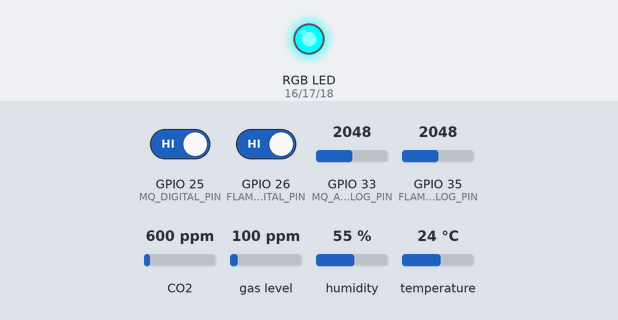
Bench run of a sketch on a simulated ESP32. Parts: an RGB LED mixed from three pins (HIGH = lit). The inputs (shaded band) are chosen by the test bench; at power-on: GPIO 25 (MQ_DIGITAL_PIN) HIGH, GPIO 26 (FLAME_DIGITAL_PIN) HIGH, GPIO 33 (MQ_ANALOG_PIN) = 2048, GPIO 35 (FLAME_ANALOG_PIN) = 2048, CO2 600 ppm, gas level 100 ppm, humidity 55 %, temperature 24 °C (analog values on the 0–4095 scale). What the sketch prints to the serial monitor is not drawn.

Above: at 3.2 s.
3.3 s: GPIO 25 (MQ_DIGITAL_PIN) driven LOW
At 13.3 s:
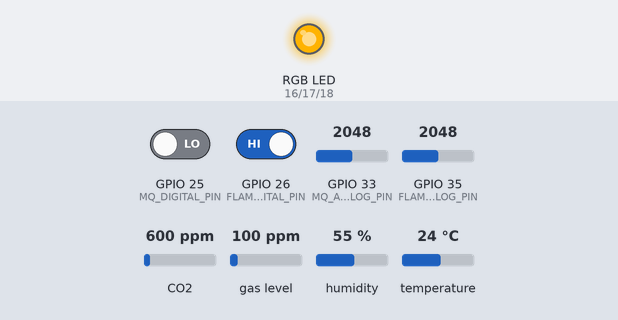
13.6 s: GPIO 25 (MQ_DIGITAL_PIN) driven HIGH
At 22.9 s:
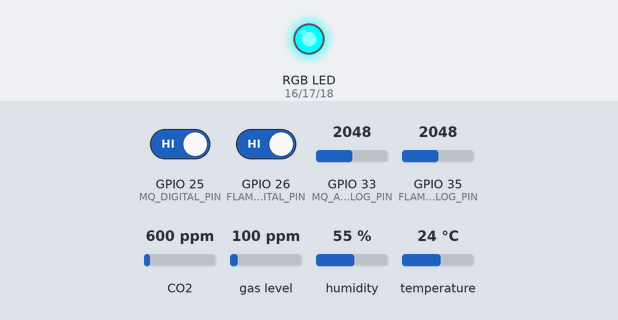
23.6 s: GPIO 26 (FLAME_DIGITAL_PIN) driven LOW
At 32.5 s:
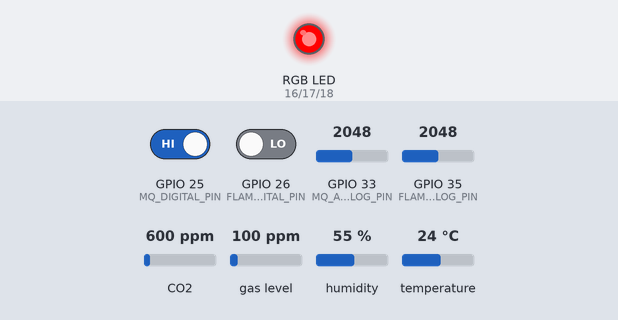
43.7 s: GPIO 26 (FLAME_DIGITAL_PIN) driven HIGH
At 52.9 s:
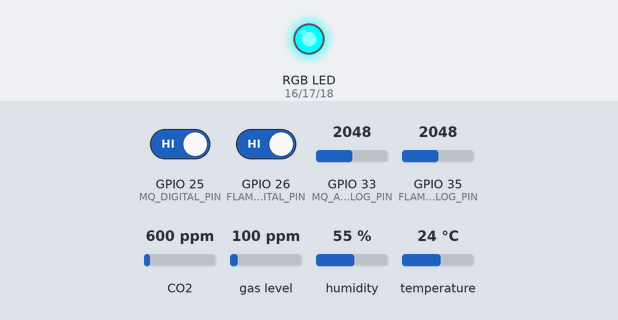
Timing chart, 0 to 54.4 s (numbered marks = the images above; inputs shaded):
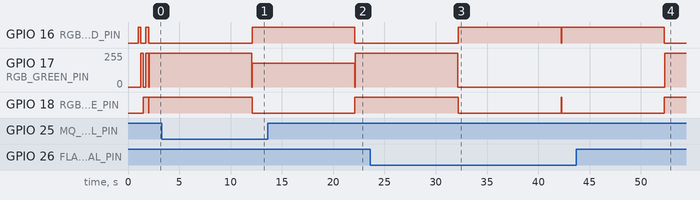

The sketch:

k_series.ino
```cpp
#include <Arduino.h>
#include <WiFi.h>
#include <HTTPClient.h>
#include <Wire.h>
#include <DHT.h>
#include <Adafruit_SGP30.h>

#if __has_include("config.h")
#include "config.h"
#define SMART_HOME_HAS_CONFIG 1
#else
#define SMART_HOME_HAS_CONFIG 0
#define WIFI_SSID ""
#define WIFI_PASSWORD ""
#define API_URL ""
#define DEVICE_API_TOKEN ""
#define DEVICE_ID "k-series-001"
#endif

#ifndef DEVICE_ID
#define DEVICE_ID "k-series-001"
#endif

const char *SERIES_KEY = "k_series";
const char *FIRMWARE_VERSION = "0.3.0";

constexpr uint8_t DHT_PIN = 4;
constexpr uint8_t DHT_TYPE = DHT22;
constexpr uint8_t I2C_SDA_PIN = 21;
constexpr uint8_t I2C_SCL_PIN = 22;
constexpr uint8_t MQ_ANALOG_PIN = 33;
constexpr uint8_t MQ_DIGITAL_PIN = 25;
constexpr uint8_t FLAME_ANALOG_PIN = 35;
constexpr uint8_t FLAME_DIGITAL_PIN = 26;
constexpr uint8_t RGB_RED_PIN = 16;
constexpr uint8_t RGB_GREEN_PIN = 17;
constexpr uint8_t RGB_BLUE_PIN = 18;
constexpr bool RGB_COMMON_ANODE = false;
constexpr uint8_t RED_CHANNEL = 0;
constexpr uint8_t GREEN_CHANNEL = 1;
constexpr uint8_t BLUE_CHANNEL = 2;
constexpr uint32_t PWM_FREQUENCY = 5000;
constexpr uint8_t PWM_RESOLUTION = 8;
constexpr float ADC_MAX = 4095.0;
constexpr float ESP32_ADC_VOLTAGE = 3.3;
constexpr int MQ_ANALOG_DISCONNECTED_RAW = 0;
constexpr unsigned long LOOP_INTERVAL_MS = 10000;
constexpr unsigned long WIFI_CONNECT_TIMEOUT_MS = 15000;

DHT dht(DHT_PIN, DHT_TYPE);
Adafruit_SGP30 sgp30;
bool sgp30Available = false;
bool lastUploadOk = false;
bool lastNetworkOk = false;

struct SensorReading {
  bool dhtOk;
  float temperatureC;
  float humidityPercent;
  float heatIndexC;
  bool sgp30Ok;
  uint16_t eco2Ppm;
  uint16_t tvocPpb;
  int mqRaw;
  float mqVoltage;
  int mqDo;
  bool mqAnalogOk;
  bool gasDetected;
  int flameRaw;
  float flameVoltage;
  int flameDo;
  bool flameDetected;
  const char *rgbStatus;
};

uint8_t ledValue(uint8_t value) {
  return RGB_COMMON_ANODE ? 255 - value : value;
}

void setRgb(uint8_t red, uint8_t green, uint8_t blue) {
#if defined(ESP_ARDUINO_VERSION_MAJOR) && ESP_ARDUINO_VERSION_MAJOR >= 3
  ledcWrite(RGB_RED_PIN, ledValue(red));
  ledcWrite(RGB_GREEN_PIN, ledValue(green));
  ledcWrite(RGB_BLUE_PIN, ledValue(blue));
#else
  ledcWrite(RED_CHANNEL, ledValue(red));
  ledcWrite(GREEN_CHANNEL, ledValue(green));
  ledcWrite(BLUE_CHANNEL, ledValue(blue));
#endif
}

void setupRgb() {
#if defined(ESP_ARDUINO_VERSION_MAJOR) && ESP_ARDUINO_VERSION_MAJOR >= 3
  ledcAttach(RGB_RED_PIN, PWM_FREQUENCY, PWM_RESOLUTION);
  ledcAttach(RGB_GREEN_PIN, PWM_FREQUENCY, PWM_RESOLUTION);
  ledcAttach(RGB_BLUE_PIN, PWM_FREQUENCY, PWM_RESOLUTION);
#else
  ledcSetup(RED_CHANNEL, PWM_FREQUENCY, PWM_RESOLUTION);
  ledcSetup(GREEN_CHANNEL, PWM_FREQUENCY, PWM_RESOLUTION);
  ledcSetup(BLUE_CHANNEL, PWM_FREQUENCY, PWM_RESOLUTION);
  ledcAttachPin(RGB_RED_PIN, RED_CHANNEL);
  ledcAttachPin(RGB_GREEN_PIN, GREEN_CHANNEL);
  ledcAttachPin(RGB_BLUE_PIN, BLUE_CHANNEL);
#endif
}

void runRgbSelfTest() {
  setRgb(255, 0, 0);
  delay(250);
  setRgb(0, 255, 0);
  delay(250);
  setRgb(0, 0, 255);
  delay(250);
  setRgb(255, 255, 255);
  delay(250);
  setRgb(0, 0, 0);
}

float adcToVoltage(int raw) {
  return raw * ESP32_ADC_VOLTAGE / ADC_MAX;
}

void appendNumberOrNull(String &json, const char *key, float value, uint8_t decimals = 2) {
  json += "\"";
  json += key;
  json += "\":";
  json += isnan(value) ? "null" : String(value, decimals);
}

void appendBool(String &json, const char *key, bool value) {
  json += "\"";
  json += key;
  json += "\":";
  json += value ? "true" : "false";
}

SensorReading readSensors() {
  SensorReading reading{};
  reading.humidityPercent = dht.readHumidity();
  reading.temperatureC = dht.readTemperature();
  reading.heatIndexC = dht.computeHeatIndex(reading.temperatureC, reading.humidityPercent, false);
  reading.dhtOk = !isnan(reading.humidityPercent) && !isnan(reading.temperatureC);

  reading.mqRaw = analogRead(MQ_ANALOG_PIN);
  reading.mqVoltage = adcToVoltage(reading.mqRaw);
  reading.mqDo = digitalRead(MQ_DIGITAL_PIN);
  reading.mqAnalogOk = reading.mqRaw != MQ_ANALOG_DISCONNECTED_RAW;
  reading.gasDetected = reading.mqDo == LOW;

  reading.flameRaw = analogRead(FLAME_ANALOG_PIN);
  reading.flameVoltage = adcToVoltage(reading.flameRaw);
  reading.flameDo = digitalRead(FLAME_DIGITAL_PIN);
  reading.flameDetected = reading.flameDo == LOW;

  reading.sgp30Ok = sgp30Available && sgp30.IAQmeasure();
  if (reading.sgp30Ok) {
    reading.eco2Ppm = sgp30.eCO2;
    reading.tvocPpb = sgp30.TVOC;
  }

  return reading;
}

const char *evaluateStatus(SensorReading &reading, bool networkOk, bool uploadOk) {
  const bool sensorError = !reading.dhtOk || !reading.sgp30Ok || !reading.mqAnalogOk;

  if (reading.flameDetected) {
    setRgb(255, 0, 0);
    return "red_flame_warning";
  }

  if (reading.gasDetected) {
    setRgb(255, 180, 0);
    return "yellow_gas_warning";
  }

  if (sensorError) {
    setRgb(180, 0, 255);
    return "purple_sensor_error";
  }

  if (!networkOk) {
    setRgb(0, 255, 255);
    return "cyan_network_offline";
  }

  if (!uploadOk) {
    setRgb(255, 255, 255);
    return "white_backend_error";
  }

  setRgb(0, 255, 0);
  return "green_normal";
}

String buildPayload(const SensorReading &reading) {
  String json = "{";
  json += "\"values\":{";
  appendBool(json, "dht_ok", reading.dhtOk);
  json += ",";
  appendNumberOrNull(json, "temperature_c", reading.dhtOk ? reading.temperatureC : NAN);
  json += ",";
  appendNumberOrNull(json, "humidity_percent", reading.dhtOk ? reading.humidityPercent : NAN);
  json += ",";
  appendNumberOrNull(json, "heat_index_c", reading.dhtOk ? reading.heatIndexC : NAN);
  json += ",";
  appendBool(json, "sgp30_ok", reading.sgp30Ok);
  json += ",\"eco2_ppm\":";
  json += reading.sgp30Ok ? String(reading.eco2Ppm) : "null";
  json += ",\"tvoc_ppb\":";
  json += reading.sgp30Ok ? String(reading.tvocPpb) : "null";
  json += ",\"mq_raw\":";
  json += reading.mqRaw;
  json += ",\"mq_voltage\":";
  json += String(reading.mqVoltage, 3);
  json += ",";
  appendBool(json, "mq_analog_ok", reading.mqAnalogOk);
  json += ",\"mq_do\":";
  json += reading.mqDo;
  json += ",";
  appendBool(json, "gas_detected", reading.gasDetected);
  json += ",\"flame_raw\":";
  json += reading.flameRaw;
  json += ",\"flame_voltage\":";
  json += String(reading.flameVoltage, 3);
  json += ",\"flame_do\":";
  json += reading.flameDo;
  json += ",";
  appendBool(json, "flame_detected", reading.flameDetected);
  json += ",\"wifi_rssi\":";
  json += WiFi.status() == WL_CONNECTED ? String(WiFi.RSSI()) : "null";
  json += ",";
  appendBool(json, "network_ok", lastNetworkOk);
  json += ",";
  appendBool(json, "upload_ok", lastUploadOk);
  json += ",\"rgb_status\":\"";
  json += reading.rgbStatus;
  json += "\"},\"metadata\":{";
  json += "\"series_key\":\"";
  json += SERIES_KEY;
  json += "\",\"device_id\":\"";
  json += DEVICE_ID;
  json += "\",\"board\":\"mh_et_live_esp32_minikit\",";
  json += "\"firmware_version\":\"";
  json += FIRMWARE_VERSION;
  json += "\",\"transport\":\"http\",";
  json += "\"source\":\"firmware\"";
  json += "}}";
  return json;
}

bool connectWiFi() {
  if (!SMART_HOME_HAS_CONFIG || strlen(WIFI_SSID) == 0) {
    return false;
  }

  if (WiFi.status() == WL_CONNECTED) {
    return true;
  }

  setRgb(0, 0, 255);
  WiFi.mode(WIFI_STA);
  WiFi.begin(WIFI_SSID, WIFI_PASSWORD);

  const unsigned long startedAt = millis();
  while (WiFi.status() != WL_CONNECTED && millis() - startedAt < WIFI_CONNECT_TIMEOUT_MS) {
    delay(300);
  }

  return WiFi.status() == WL_CONNECTED;
}

bool sendReading(const String &payload) {
  if (!connectWiFi() || strlen(API_URL) == 0) {
    return false;
  }

  HTTPClient http;
  http.begin(API_URL);
  http.addHeader("Content-Type", "application/json");
  http.addHeader("x-device-token", DEVICE_API_TOKEN);
  const int statusCode = http.POST(payload);
  Serial.printf("POST status: %d\n", statusCode);
  Serial.println(http.getString());
  http.end();

  return statusCode >= 200 && statusCode < 300;
}

void setup() {
  Serial.begin(115200);
  delay(1000);

  setupRgb();
  runRgbSelfTest();

  pinMode(MQ_DIGITAL_PIN, INPUT);
  pinMode(FLAME_DIGITAL_PIN, INPUT);
  analogReadResolution(12);
  analogSetPinAttenuation(MQ_ANALOG_PIN, ADC_11db);
  analogSetPinAttenuation(FLAME_ANALOG_PIN, ADC_11db);

  dht.begin();
  Wire.begin(I2C_SDA_PIN, I2C_SCL_PIN);
  sgp30Available = sgp30.begin();

  Serial.println();
  Serial.println("K series firmware");
  Serial.printf("Series: %s, device: %s, firmware: %s\n", SERIES_KEY, DEVICE_ID, FIRMWARE_VERSION);
  Serial.printf("SGP30 available: %s\n", sgp30Available ? "yes" : "no");
}

void loop() {
  SensorReading reading = readSensors();
  reading.rgbStatus = "blue_transient";
  setRgb(0, 0, 255);

  String payload = buildPayload(reading);
  Serial.println(payload);

  lastNetworkOk = WiFi.status() == WL_CONNECTED || connectWiFi();
  lastUploadOk = sendReading(payload);
  reading.rgbStatus = evaluateStatus(reading, lastNetworkOk, lastUploadOk);
  Serial.printf("rgb_status=%s, network_ok=%s, upload_ok=%s\n", reading.rgbStatus, lastNetworkOk ? "true" : "false", lastUploadOk ? "true" : "false");

  delay(LOOP_INTERVAL_MS);
}
```

Measured:
- after the input at 3.3 s, GPIO 16 (RGB_RED_PIN): LOW → HIGH after 8.8 s; GPIO 18 (RGB_BLUE_PIN): HIGH → LOW after 8.8 s
- after the input at 13.6 s, GPIO 16 (RGB_RED_PIN): goes on until 22.1 s, then stays LOW; GPIO 18 (RGB_BLUE_PIN): goes on until 22.1 s, then stays HIGH
- after the input at 23.6 s, GPIO 16 (RGB_RED_PIN): LOW → HIGH after 8.6 s, → LOW 10.0 s later, → HIGH 0.04 s later; GPIO 17 (RGB_GREEN_PIN): goes on until 32.2 s, then stays 0/255; GPIO 18 (RGB_BLUE_PIN): HIGH → LOW after 8.6 s, → HIGH 10.0 s later, → LOW 0.04 s later
- after the input at 43.7 s, GPIO 16 (RGB_RED_PIN): goes on until 52.3 s, then stays LOW; GPIO 17 (RGB_GREEN_PIN): 0/255 → 255/255 after 8.6 s; GPIO 18 (RGB_BLUE_PIN): goes on until 52.3 s, then stays HIGH
